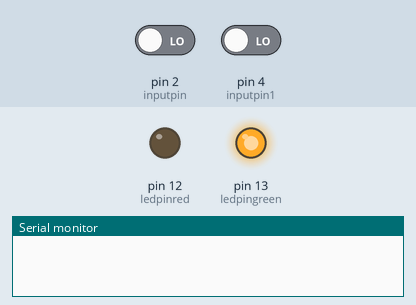
Recording of a sketch running on a simulated Arduino Uno, built with avr-gcc and run on an emulated ATmega328P. On the bench: output pins drawn as LEDs (lit = HIGH), the last lines printed to the serial monitor. The test bench sets the inputs (shaded band); at power-on: pin 2 (inputpin) LOW, pin 4 (inputpin1) LOW.

Above: at 6.8 s.
6.9 s: pin 2 (inputpin) driven HIGH
At 10.2 s:
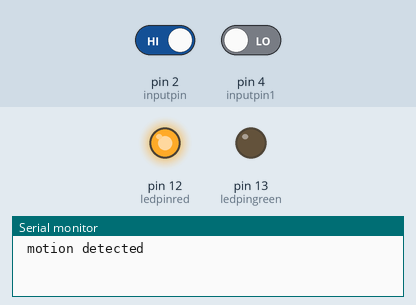
10.8 s: pin 2 (inputpin) driven LOW
At 12.5 s:
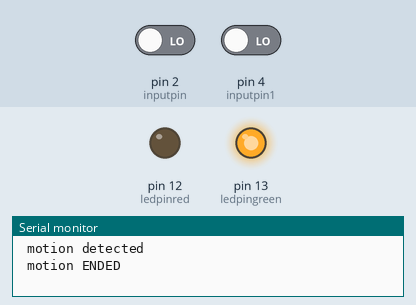
14.7 s: pin 4 (inputpin1) driven HIGH
At 16.0 s:
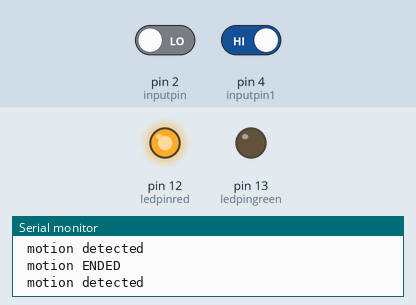
18.6 s: pin 4 (inputpin1) driven LOW
At 21.7 s:
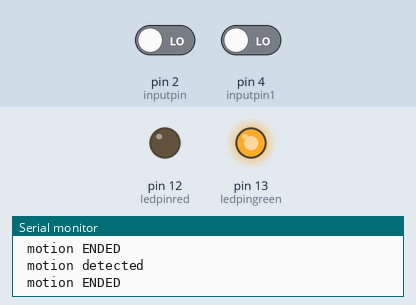
Timing chart, 0 to 23.2 s (numbered marks = the images above; inputs shaded):
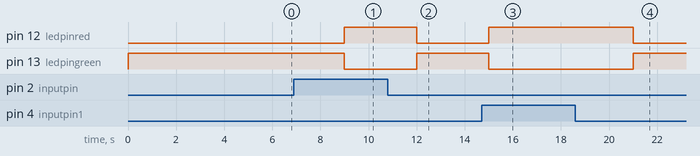

Measured:
- after the input at 6.9 s, pin 12 (ledpinred): LOW → HIGH after 2.1 s; pin 13 (ledpingreen): HIGH → LOW after 2.1 s
- after the input at 10.8 s, pin 12 (ledpinred): HIGH → LOW after 1.2 s; pin 13 (ledpingreen): LOW → HIGH after 1.2 s
- after the input at 14.7 s, pin 12 (ledpinred): LOW → HIGH after 0.30 s; pin 13 (ledpingreen): HIGH → LOW after 0.30 s
- after the input at 18.6 s, pin 12 (ledpinred): HIGH → LOW after 2.4 s; pin 13 (ledpingreen): LOW → HIGH after 2.4 s

The sketch:

PIR.ino
```cpp
//pir sensor

int ledpinred=12;
int ledpingreen=13;
int inputpin=2;
int inputpin1=4;
int pirstate = LOW;
int val=0;
int val1=0;

void setup() {
  pinMode(ledpinred,OUTPUT);
  pinMode(inputpin,INPUT);
  pinMode(ledpingreen,OUTPUT);
  pinMode(inputpin1,INPUT);

  Serial.begin(9600);

}

void loop() {
  digitalWrite(ledpingreen,HIGH);
  val=digitalRead(inputpin);
  val1=digitalRead(inputpin1);
  if(val==HIGH  or val1==HIGH)
  {
    digitalWrite(ledpinred,HIGH);
    digitalWrite(ledpingreen,LOW);
    if(pirstate == LOW)
    {
     Serial.println(" motion detected");
     pirstate=HIGH;
    }
  }
  else{
    digitalWrite(ledpinred,LOW);
    digitalWrite(ledpingreen,HIGH);
    if(pirstate == HIGH)
    {
     Serial.println(" motion ENDED");
     pirstate=LOW;
    }
  }
delay(3000);
}
```
